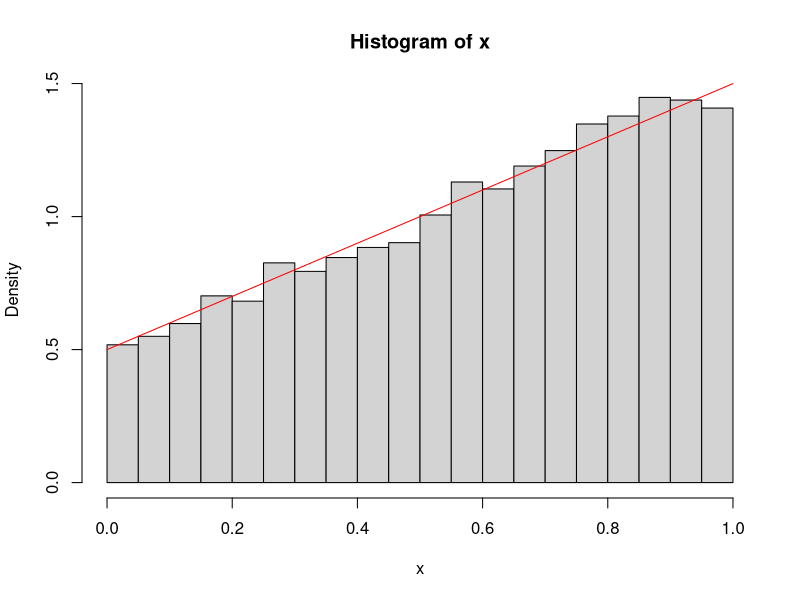
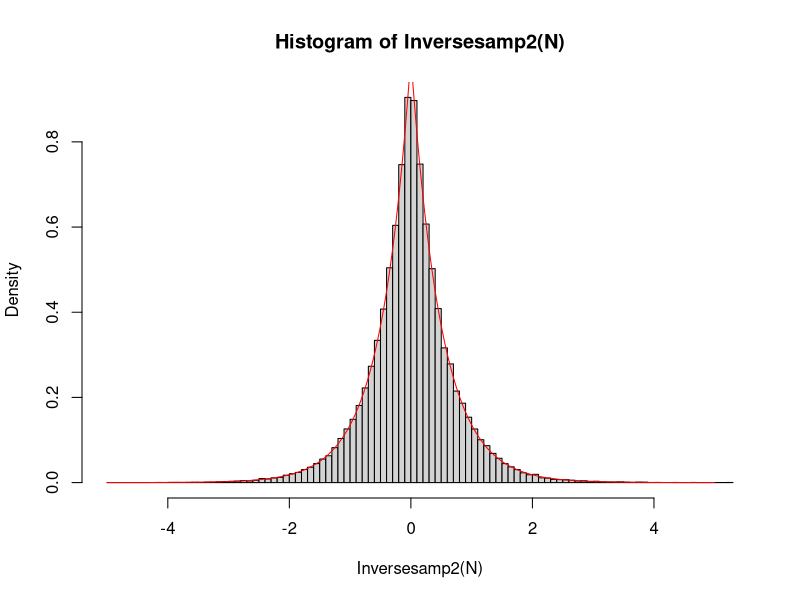
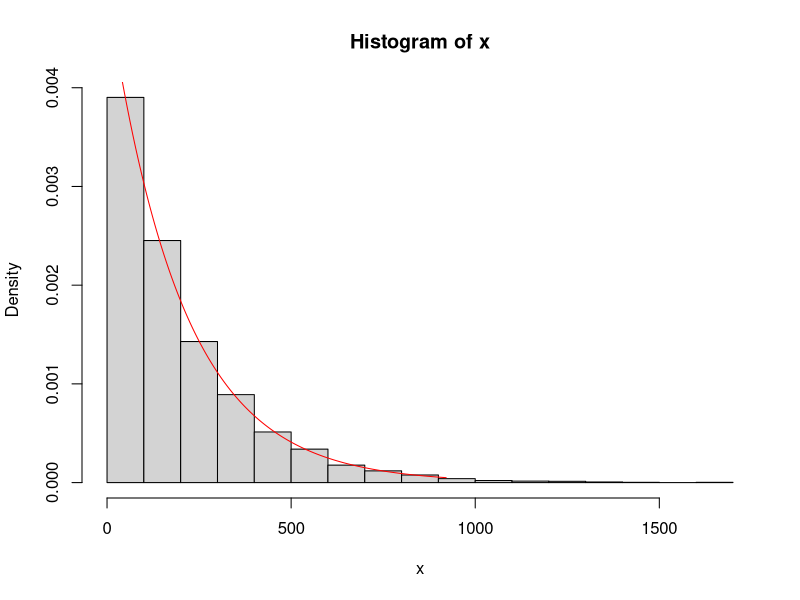
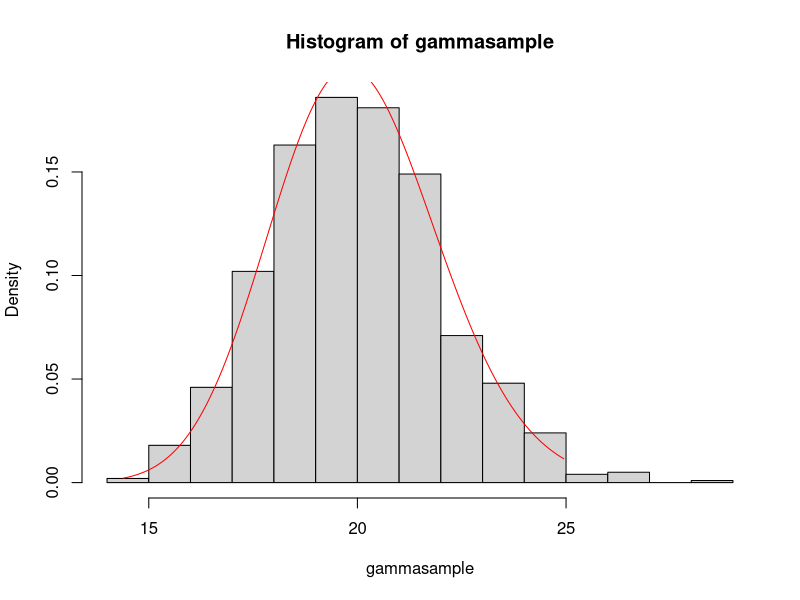

Source code (R) for these figures, in order:
# Part 1 --------

# Using the inverse transform method, write an R function to generate a random variable with the distribution function 1/2(x^2 + x)



rm(list=ls())

Inversesamp <- function(N) { 
  u = runif(N)
  return(sqrt(2*u+(1/4)) - 1/2);
  }

x = Inversesamp(10000)
hist(x, probability = T)
a = seq(0,1,0.01)
y = a+0.5
lines(a,y, pch = 7,col="red")

# Part 2 ------------
# Using the inverse transform method, write an R function to generate a random variable with the distribution function
# f(x) = exp(−2x) 0≤x<∞ or exp(2x) −∞<x<0 

Inversesamp2 <- function(N){
  u <- runif(N)
  return(c(log(2*u[u < 0.5])/2, -log(2*(1-u[u>0.5]))/2));
}

N <- 100000
hist(Inversesamp2(N),probability = T, breaks = 90)
a = seq(-5,5,0.01)
y = c(exp(2*a[a<0]),exp(-2*a[a>=0]))
lines(a,y,pch=7, col="red")

# Part 3 ------------
#Using the probability integral transform method, write an R function to generate n random samples from an 
#Exponential distribution

rm(list=ls())


Expsample <- function(lambda, N){
  u = runif(N)
  return(-log(u)/lambda)
}

N <- 10000
lambda <- 0.005
x <- Expsample(lambda,N)
hist(x, probability = T)
a = seq(0,qexp(0.99,lambda),0.1)
d = max(a)
y = lambda*exp(-lambda*a) 
lines(a,y, pch = 7,col="red")
# Do not need N to be that large, just > 100.

# Part 4 ---------------------
#If x1,...,xn are samples from an Exp(λ) distribution, 
#then  sum(xi) ∼ Gamma(n, λ). Using this result, and your answer from the previous question, 
#simulate samples from a Gamma(n, λ) distribution. 
#Produce a histogram of samples drawn from this distribution and superimpose the density function.

gammasample <- c()
lambda <- 5
N <- 1000
n <- 100
sample <- c()
for(i in 1:N){
  gammasample[i] = sum(Expsample(lambda,n))
}

hist(gammasample,probability = T)
xx = seq(qgamma(0.001,n,lambda),qgamma(0.99,n,lambda),0.01)
y = dgamma(xx, n, rate=lambda)
lines(xx,y,pch = 7,col="red")

